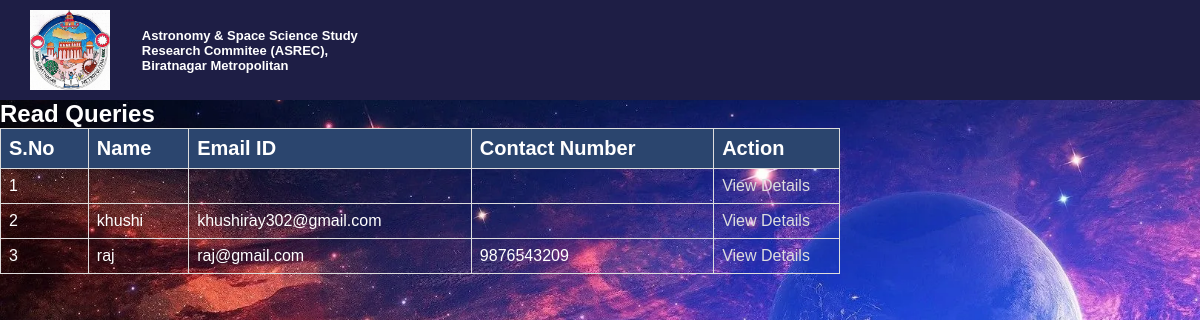
Page /admin_home/read_queries/ (signed in) on the committed database.
### app/models.py (models this page shows, shortened)
class Contact(models.Model):
    fullname = models.CharField(max_length=100, null=True)
    email = models.CharField(max_length=50, null=True)
    mobile = models.CharField(max_length=15, null=True)
    subject = models.CharField(max_length=100, null=True)
    message = models.CharField(max_length=300, null=True)
    msgdate = models.DateField(null=True)
    isread = models.CharField(max_length=10, null=True)
    class Meta:
        verbose_name_plural = "Contacts"

### app/views.py (the view)
# urls.py: path('admin_home/read_queries/', views.read_queries, name='read_queires'),
def read_queries(request):
    if not request.user.is_authenticated:
        return redirect('login_admin')
    contact = Contact.objects.filter(isread="yes")
    return render(request,'read_queries.html', locals())

### app/templates/read_queries.html (shortened to what this page needs)
{% load static %}
<div id="page-container" class="sidebar-o sidebar-inverse side-scroll page-header-fixed main-content-narrow">
       {% include "admin_nav.html" %}
       <main id="main-container">
           <div class="content">
               <h2 class="content-heading text-danger">Read Queries</h2>
               <div class="block">
                   <div class="block-content block-content-full">
                       <table class="table table-bordered table-striped table-vcenter js-dataTable-full-pagination">
                           <thead class="text-white" style="background-color : #ca5430;  font-size: 20px;">
                               <tr>
                                   <th class="text-center">S.No</th>
                                   <th class="d-none d-sm-table-cell">Name</th>
                                   <th class="d-none d-sm-table-cell">Email ID</th>
                                   <th class="d-none d-sm-table-cell">Contact Number</th>
                                   <th class="d-none d-sm-table-cell" style="width: 15%;">Action</th>
                               </tr>
                           </thead>
                        {% for i in contact %}
                           <tbody>
                               <tr>
                                   <td class="text-center">{{forloop.counter}}</td>
                                   <td class="font-w600">{{i.fullname}}</td>
                                   <td class="font-w600">{{i.email}}</td>
                                   <td class="font-w600">{{i.mobile}}</td>
                                   <td class="font-w600"><a href="{% url 'view_queries' i.id %}" class="text-primary">View Details</a></td>
                               </tr>
                        {% endfor %}
                           </tbody>
                       </table>
                   </div>
               </div>
           </div>
       </main>
</div>

### app/static/css/adminstyle.css (style rules this page uses)
body { font-family: 'Familjen Grotesk', sans-serif; background: #743636; color: #fff; }
.table-bordered { border-collapse: collapse; width: 70%; }
.table-bordered th, .table-bordered td { border: 1px solid #dddddd; padding: 8px; text-align: left; }
.table-bordered th { background-color: #2b456e; font-weight: bold; }
a { text-decoration: none; color: #ddd; }
* { margin: 0; padding: 0; box-sizing: border-box; }
body { font-family: 'Familjen Grotesk', sans-serif; background-image: url("/static/images/planet.webp"); background-size: cover; color: #fff; }

### app/static/css/event.css (style rules this page uses)
* { margin: 0; padding: 0; box-sizing: border-box; }

### app/templates/admin_nav.html (style rules this page uses)
.hydrated { visibility:inherit }

### app/templates/read_queries.html (style rules this page uses)
.table-bordered { border-collapse: collapse; width: 70%; }
.table-bordered th, .table-bordered td { border: 1px solid #dddddd; padding: 8px; text-align: left; }
.table-bordered th { background-color: #2b456e; font-weight: bold; }

### rows in the picture
Contact: fullname "khushi", email "khushiray302@gmail.com"
Contact: fullname "raj", email "raj@gmail.com", mobile "9876543209"
